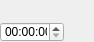
<?xml version="1.0" encoding="UTF-8"?>
<ui version="4.0">
 <class>TimelineControlsWidget</class>
 <widget class="QWidget" name="TimelineControlsWidget">
  <property name="geometry">
   <rect>
    <x>0</x>
    <y>0</y>
    <width>94</width>
    <height>42</height>
   </rect>
  </property>
  <property name="sizePolicy">
   <sizepolicy hsizetype="Fixed" vsizetype="Fixed">
    <horstretch>0</horstretch>
    <verstretch>0</verstretch>
   </sizepolicy>
  </property>
  <property name="minimumSize">
   <size>
    <width>86</width>
    <height>42</height>
   </size>
  </property>
  <property name="maximumSize">
   <size>
    <width>94</width>
    <height>42</height>
   </size>
  </property>
  <property name="windowTitle">
   <string>Form</string>
  </property>
  <property name="styleSheet">
   <string notr="true"> QPushButton {
     background-color: palette(Window);
 }</string>
  </property>
  <layout class="QVBoxLayout" name="verticalLayout">
   <property name="spacing">
    <number>2</number>
   </property>
   <property name="margin">
    <number>0</number>
   </property>
   <item>
    <widget class="QWidget" name="widget" native="true">
     <property name="sizePolicy">
      <sizepolicy hsizetype="Fixed" vsizetype="Fixed">
       <horstretch>0</horstretch>
       <verstretch>0</verstretch>
      </sizepolicy>
     </property>
     <property name="minimumSize">
      <size>
       <width>86</width>
       <height>20</height>
      </size>
     </property>
     <property name="maximumSize">
      <size>
       <width>86</width>
       <height>20</height>
      </size>
     </property>
     <layout class="QHBoxLayout" name="horizontalLayout">
      <property name="spacing">
       <number>2</number>
      </property>
      <property name="margin">
       <number>0</number>
      </property>
      <item>
       <widget class="QPushButton" name="toBeginButton">
        <property name="sizePolicy">
         <sizepolicy hsizetype="Fixed" vsizetype="Fixed">
          <horstretch>0</horstretch>
          <verstretch>0</verstretch>
         </sizepolicy>
        </property>
        <property name="text">
         <string/>
        </property>
        <property name="icon">
         <iconset>
          <normaloff>:/resources/icons/toBegin.png</normaloff>
          <normalon>:/resources/icons/rew.png</normalon>:/resources/icons/toBegin.png</iconset>
        </property>
        <property name="iconSize">
         <size>
          <width>24</width>
          <height>24</height>
         </size>
        </property>
        <property name="flat">
         <bool>true</bool>
        </property>
       </widget>
      </item>
      <item>
       <widget class="QPushButton" name="playPauseButton">
        <property name="sizePolicy">
         <sizepolicy hsizetype="Fixed" vsizetype="Fixed">
          <horstretch>0</horstretch>
          <verstretch>0</verstretch>
         </sizepolicy>
        </property>
        <property name="text">
         <string/>
        </property>
        <property name="icon">
         <iconset resource="Icons.qrc">
          <normaloff>:/resources/icons/play.png</normaloff>
          <normalon>:/resources/icons/pause.png</normalon>:/resources/icons/play.png</iconset>
        </property>
        <property name="iconSize">
         <size>
          <width>24</width>
          <height>24</height>
         </size>
        </property>
        <property name="checkable">
         <bool>true</bool>
        </property>
        <property name="flat">
         <bool>true</bool>
        </property>
       </widget>
      </item>
      <item>
       <widget class="QPushButton" name="stopButton">
        <property name="sizePolicy">
         <sizepolicy hsizetype="Fixed" vsizetype="Fixed">
          <horstretch>0</horstretch>
          <verstretch>0</verstretch>
         </sizepolicy>
        </property>
        <property name="text">
         <string/>
        </property>
        <property name="icon">
         <iconset resource="Icons.qrc">
          <normaloff>:/resources/icons/stop.png</normaloff>
          <normalon>:/resources/icons/stop2.png</normalon>:/resources/icons/stop.png</iconset>
        </property>
        <property name="iconSize">
         <size>
          <width>24</width>
          <height>24</height>
         </size>
        </property>
        <property name="flat">
         <bool>true</bool>
        </property>
       </widget>
      </item>
      <item>
       <widget class="QPushButton" name="toEndButton">
        <property name="sizePolicy">
         <sizepolicy hsizetype="Fixed" vsizetype="Fixed">
          <horstretch>0</horstretch>
          <verstretch>0</verstretch>
         </sizepolicy>
        </property>
        <property name="text">
         <string/>
        </property>
        <property name="icon">
         <iconset resource="Icons.qrc">
          <normaloff>:/resources/icons/forw.png</normaloff>
          <normalon>:/resources/icons/forw2.png</normalon>:/resources/icons/forw.png</iconset>
        </property>
        <property name="iconSize">
         <size>
          <width>24</width>
          <height>24</height>
         </size>
        </property>
        <property name="flat">
         <bool>true</bool>
        </property>
       </widget>
      </item>
     </layout>
    </widget>
   </item>
   <item>
    <widget class="QWidget" name="widget_2" native="true">
     <property name="sizePolicy">
      <sizepolicy hsizetype="Fixed" vsizetype="Fixed">
       <horstretch>0</horstretch>
       <verstretch>0</verstretch>
      </sizepolicy>
     </property>
     <property name="minimumSize">
      <size>
       <width>86</width>
       <height>20</height>
      </size>
     </property>
     <property name="maximumSize">
      <size>
       <width>86</width>
       <height>20</height>
      </size>
     </property>
     <layout class="QHBoxLayout" name="horizontalLayout_2">
      <property name="spacing">
       <number>4</number>
      </property>
      <property name="margin">
       <number>0</number>
      </property>
      <item>
       <widget class="QDateTimeEdit" name="timeEditBox">
        <property name="enabled">
         <bool>true</bool>
        </property>
        <property name="sizePolicy">
         <sizepolicy hsizetype="Minimum" vsizetype="Preferred">
          <horstretch>0</horstretch>
          <verstretch>0</verstretch>
         </sizepolicy>
        </property>
        <property name="minimumSize">
         <size>
          <width>64</width>
          <height>20</height>
         </size>
        </property>
        <property name="maximumSize">
         <size>
          <width>64</width>
          <height>20</height>
         </size>
        </property>
        <property name="maximumTime">
         <time>
          <hour>23</hour>
          <minute>59</minute>
          <second>59</second>
         </time>
        </property>
        <property name="displayFormat">
         <string>mm:ss:zz</string>
        </property>
       </widget>
      </item>
      <item>
       <widget class="QPushButton" name="playbackDirectionButton">
        <property name="sizePolicy">
         <sizepolicy hsizetype="Fixed" vsizetype="Fixed">
          <horstretch>0</horstretch>
          <verstretch>0</verstretch>
         </sizepolicy>
        </property>
        <property name="minimumSize">
         <size>
          <width>20</width>
          <height>20</height>
         </size>
        </property>
        <property name="maximumSize">
         <size>
          <width>20</width>
          <height>20</height>
         </size>
        </property>
        <property name="text">
         <string/>
        </property>
        <property name="icon">
         <iconset resource="Icons.qrc">
          <normaloff>:/resources/icons/direction-white.png</normaloff>
          <normalon>:/resources/icons/direction2-white.png</normalon>:/resources/icons/direction-white.png</iconset>
        </property>
        <property name="iconSize">
         <size>
          <width>24</width>
          <height>24</height>
         </size>
        </property>
        <property name="checkable">
         <bool>true</bool>
        </property>
        <property name="flat">
         <bool>true</bool>
        </property>
       </widget>
      </item>
     </layout>
    </widget>
   </item>
  </layout>
 </widget>
 <resources>
  <include location="Icons.qrc"/>
 </resources>
 <connections/>
</ui>
